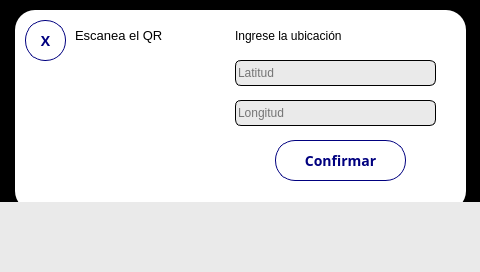
<?xml version="1.0" encoding="UTF-8"?>
<ui version="4.0">
 <class>Form</class>
 <widget class="QWidget" name="Form">
  <property name="geometry">
   <rect>
    <x>0</x>
    <y>0</y>
    <width>480</width>
    <height>272</height>
   </rect>
  </property>
  <property name="windowTitle">
   <string>Form</string>
  </property>
  <widget class="QLabel" name="lblOpacity">
   <property name="geometry">
    <rect>
     <x>0</x>
     <y>0</y>
     <width>480</width>
     <height>320</height>
    </rect>
   </property>
   <property name="styleSheet">
    <string notr="true">background-color: black;</string>
   </property>
   <property name="text">
    <string/>
   </property>
  </widget>
  <widget class="QWidget" name="Widget1" native="true">
   <property name="enabled">
    <bool>true</bool>
   </property>
   <property name="geometry">
    <rect>
     <x>15</x>
     <y>10</y>
     <width>451</width>
     <height>201</height>
    </rect>
   </property>
   <property name="styleSheet">
    <string notr="true">border-radius: 20px;
background-color: white;</string>
   </property>
   <widget class="QLabel" name="lbl">
    <property name="geometry">
     <rect>
      <x>220</x>
      <y>10</y>
      <width>191</width>
      <height>31</height>
     </rect>
    </property>
    <property name="styleSheet">
     <string notr="true">font: 16px &quot;Poppins&quot;;
background-color: transparent;
</string>
    </property>
    <property name="text">
     <string>Ingrese la ubicación</string>
    </property>
   </widget>
   <widget class="QLineEdit" name="latitudeInput">
    <property name="geometry">
     <rect>
      <x>220</x>
      <y>50</y>
      <width>201</width>
      <height>26</height>
     </rect>
    </property>
    <property name="styleSheet">
     <string notr="true">border-color: rgb(0, 0, 0);
border-style: solid;
border-width: 1px;
border-radius: 6px;
font: 16px &quot;Poppins&quot;;
background-color: rgb(234, 234, 234);</string>
    </property>
    <property name="maxLength">
     <number>50</number>
    </property>
    <property name="echoMode">
     <enum>QLineEdit::Password</enum>
    </property>
    <property name="placeholderText">
     <string>Latitud</string>
    </property>
   </widget>
   <widget class="QLineEdit" name="longitudeInput">
    <property name="geometry">
     <rect>
      <x>220</x>
      <y>90</y>
      <width>201</width>
      <height>26</height>
     </rect>
    </property>
    <property name="styleSheet">
     <string notr="true">border-color: rgb(0, 0, 0);
border-style: solid;
border-width: 1px;
border-radius: 6px;
font: 16px &quot;Poppins&quot;;
background-color: rgb(234, 234, 234);</string>
    </property>
    <property name="maxLength">
     <number>50</number>
    </property>
    <property name="echoMode">
     <enum>QLineEdit::Password</enum>
    </property>
    <property name="placeholderText">
     <string>Longitud</string>
    </property>
   </widget>
   <widget class="QLabel" name="lbl_2">
    <property name="geometry">
     <rect>
      <x>60</x>
      <y>10</y>
      <width>131</width>
      <height>31</height>
     </rect>
    </property>
    <property name="styleSheet">
     <string notr="true">font: 16px &quot;Poppins&quot;;
background-color: transparent;
</string>
    </property>
    <property name="text">
     <string>&lt;html&gt;&lt;head/&gt;&lt;body&gt;&lt;p&gt;&lt;span style=&quot; font-size:10pt;&quot;&gt;Escanea el QR&lt;/span&gt;&lt;/p&gt;&lt;/body&gt;&lt;/html&gt;</string>
    </property>
   </widget>
   <widget class="QPushButton" name="confirmBtn">
    <property name="geometry">
     <rect>
      <x>260</x>
      <y>130</y>
      <width>131</width>
      <height>41</height>
     </rect>
    </property>
    <property name="styleSheet">
     <string notr="true">QPushButton {
	border: 1px solid #00007f;
	background-color: white;
	color: #00007f;
	font-size: 14px;
	font-family: Poppins;
	font-weight: 500;
}</string>
    </property>
    <property name="text">
     <string>Confirmar</string>
    </property>
   </widget>
   <widget class="QLabel" name="QRLbl">
    <property name="geometry">
     <rect>
      <x>60</x>
      <y>50</y>
      <width>131</width>
      <height>131</height>
     </rect>
    </property>
    <property name="styleSheet">
     <string notr="true"/>
    </property>
    <property name="text">
     <string>&lt;html&gt;&lt;head/&gt;&lt;body&gt;&lt;p&gt;&lt;br/&gt;&lt;/p&gt;&lt;/body&gt;&lt;/html&gt;</string>
    </property>
   </widget>
   <widget class="QPushButton" name="closeBtn">
    <property name="geometry">
     <rect>
      <x>10</x>
      <y>10</y>
      <width>41</width>
      <height>41</height>
     </rect>
    </property>
    <property name="styleSheet">
     <string notr="true">QPushButton {
	border: 1px solid #00007f;
	background-color: white;
	color: #00007f;
	font-size: 14px;
	font-family: Poppins;
	font-weight: 500;
}</string>
    </property>
    <property name="text">
     <string>X</string>
    </property>
   </widget>
  </widget>
  <widget class="QWidget" name="widgetKeyboard" native="true">
   <property name="geometry">
    <rect>
     <x>0</x>
     <y>202</y>
     <width>480</width>
     <height>70</height>
    </rect>
   </property>
   <property name="styleSheet">
    <string notr="true">background-color: rgb(234, 234, 234);</string>
   </property>
  </widget>
 </widget>
 <resources/>
 <connections/>
</ui>
